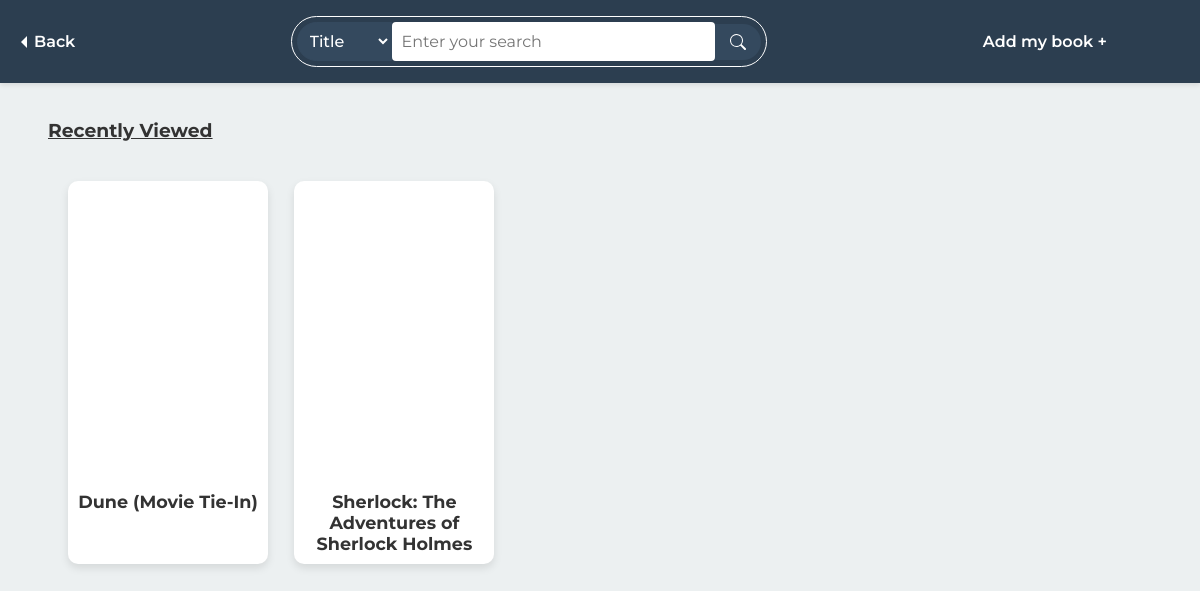
Before: /search/ (signed in) with the older database file.
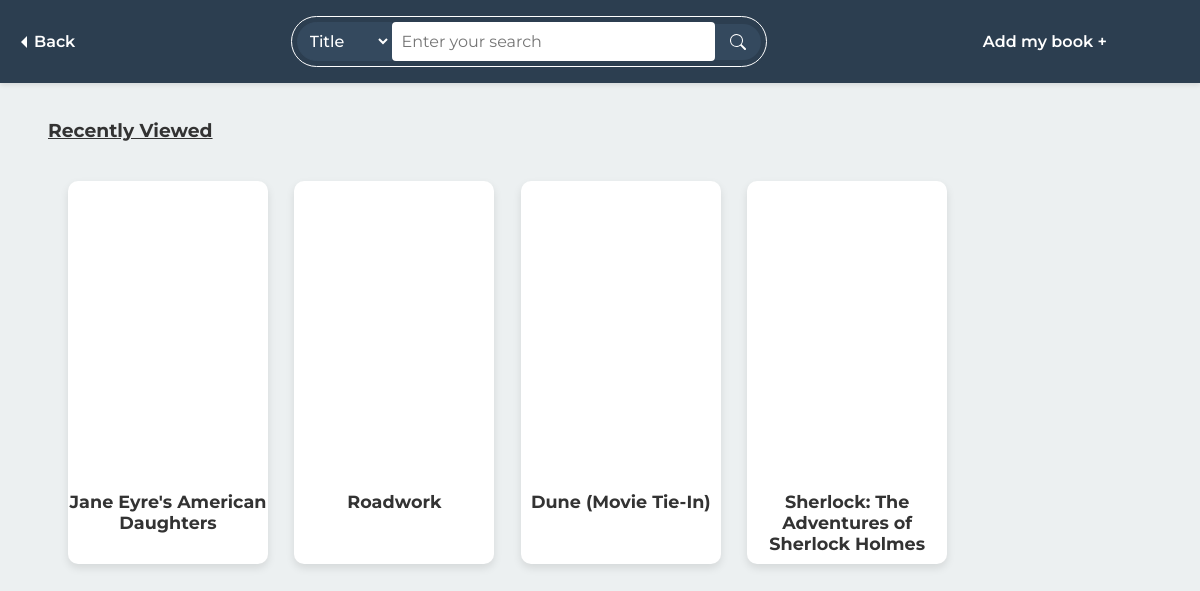
After: the same page with the newer database file.
### book/models.py (models this page shows)
class RecentlyViewed(models.Model):
    user = models.ForeignKey(User, on_delete=models.CASCADE)
    content_type = models.CharField(max_length=10, choices=[('book', 'Book'), ('movie', 'Movie'), ('show', 'Show')])
    item_id = models.CharField(max_length=20)  # ID книги/фільму/серіалу
    title = models.CharField(max_length=255)
    cover_image_url = models.URLField(blank=True, null=True)
    viewed_at = models.DateTimeField(default=now)
    class Meta:
        ordering = ['-viewed_at']
        unique_together = ('user', 'content_type', 'item_id')

### book/views.py (the view, shortened to what this page needs)
# urls.py: path('search/', views.book_search, name='book_search'),
@login_required
def book_search(request):
    results = []
    recently_viewed_books = RecentlyViewed.objects.filter(user=request.user, content_type='book').order_by('-viewed_at')[:20]
    form = BookSearchForm(request.GET)
    return render(request, 'book/book_search.html', {'form': form, 'results': results, 'recently_viewed_books': recently_viewed_books})

### book/forms.py
class BookSearchForm(forms.Form):
    query = forms.CharField(required=True, max_length=100, label="Search")
    search_by = forms.ChoiceField(
        choices=[('intitle', 'Title'), ('inauthor', 'Author'), ('subject', 'Genre')],
        required=True
    )

### book/templates/book/book_search.html (shortened to what this page needs)
{% extends 'book/search_base.html' %}
{% block back_button %}
<a href="javascript:history.back()" class="back_button">Back</a>
{% endblock %}
{% block input_form %}
<form method="get" action="{% url 'book_search' %}" class="book-search-form">
    <select name="search_by" class="search-by">
        <option value="intitle">Title</option>
    </select>
    <input  type="text" name="query" placeholder="Enter your search">
    <button class="search-button" type="submit">
        <svg xmlns="http://www.w3.org/2000/svg" width="16" height="16" fill="currentColor" class="bi bi-search" viewBox="0 0 16 16">
            <path d="M11.742 10.344a6.5 6.5 0 1 0-1.397 1.398h-.001q.044.06.098.115l3.85 3.85a1 1 0 0 0 1.415-1.414l-3.85-3.85a1 1 0 0 0-.115-.1zM12 6.5a5.5 5.5 0 1 1-11 0 5.5 5.5 0 0 1 11 0"/>
        </svg>
    </button>
</form>
<button  class="addmybook" onclick="openDialog()">Add my book +</button>
{% endblock %}
{% block book_content %}
        {% if request.GET.query %}
            <div class="content-grid">
                {% if results %}
                    {% for item in results %}
                        <div class="book-card">
                            <a href="{% url 'book_detail' item.id %}">
                            {% if item.volumeInfo.imageLinks %}
                                <div class="book-cover1" style="background-image: url('{{ item.volumeInfo.imageLinks.thumbnail }}');"></div>
                            {% else %}
                            <div class="default-picture"></div>
                            {% endif %}
                            <h3 class="book-title">{{ item.volumeInfo.title }}</h3>
                        </a>
                            <p class="book-author">
                                {% if item.volumeInfo.authors %}
                                    {{ item.volumeInfo.authors|join:", " }}
                                {% else %}
                                    Unknown Author
                                {% endif %}
                            </p>
                            <p class="book-year">
                                {% if item.volumeInfo.publishedDate %}
                                    {{ item.volumeInfo.publishedDate|slice:":4" }}
                                {% else %}
                                    Unknown Year
                                {% endif %}
                            </p>
                            <p class="book-description">
                                    {{ item.volumeInfo.description|truncatewords:20|striptags}}
                            </p>
                        </div>
                    {% endfor %}
                {% else %}
                        <p>No results found</p>
                {% endif %}
            </div>
            {% else %}
            <div class="recently-viewed">
                <h3 style="text-decoration: underline;">Recently Viewed</h3>
                <div class="content-grid">
                    {% for item in recently_viewed_books %}
                        <div class="book-card">
                            <a href="{% url 'book_detail' item.item_id %}">
                                {% if item.cover_image_url %}
                                    <div class="book-cover1" style="background-image: url('{{ item.cover_image_url }}');"></div>
                                {% else %}
                                    <div class="default-picture"></div>
                                {% endif %}
                                <h3 class="book-title">{{ item.title }}</h3>
                            </a>
                        </div>
                    {% endfor %}
                </div>
            </div>
        {% endif %}
{% endblock %}

### book/templates/book/search_base.html (shortened to what this page needs)
<!doctype html>
<html lang="en">
<head>
    {% load static %}
    <link rel="stylesheet" type="text/css" href="{% static 'book/book_search.css' %}">
    <link rel="stylesheet" type="text/css" href="{% static 'book/book_detail.css' %}">
    <link rel="stylesheet" type="text/css" href="{% static 'movie/movie_detail.css' %}">
</head>
<body>
    <header>
        <div class="container header-content">
            <div class="back_container">
                {% block back_button %}{% endblock %}
            </div>
            {% block input_form %}{% endblock %}
        </div>
    </header>
    <main>
         {% block book_content %}{% endblock %}
    </main>
</body>
</html>

### book/static/book/book_search.css (style rules this page uses)
:root { --primary-color: #2c3e50; --secondary-color: #34495e; --accent-color: #e74c3c; --text-color: #333; --light-bg: #ecf0f1; --white: #ffffff; }
.container { max-width: 100%; margin: 0 auto; padding: 0 20px; }
header { background-color: var(--primary-color); color: var(--white); padding: 1rem 0; box-shadow: 0 2px 5px rgba(0,0,0,0.1); }
.header-content { display: flex; justify-content: space-between; align-items: center; }
.back_button { position: relative; display: inline-block; background-color: transparent; padding: 14px; font-size: 16px; color: var(--white); text-decoration: none; font-family: 'Montserrat', sans-serif; font-weight: 600; transition: color 0.3s ease; border: none; cursor: pointer; border-radius: 8px; transition: background-color 0.3s ease; }
.back_container { position: relative; display: inline-block; }
.back_container::after { content: ''; position: absolute; right: 90%; top: 50%; transform: translateY(-50%); border: solid white; border-width: 6px 6px 6px 0; border-color: transparent white transparent transparent; }
.book-search-form { width: 40%; display: flex; align-items: center; border: 1px solid ; border-radius: 50px; padding: 5px 5px; min-width: none; }
.book-search-form input[type="text"], .book-search-form input { width: 40%; border: none; outline: none; padding: 10px; font-size: 16px; flex: 1; font-family: 'Montserrat', sans-serif; }
.search-button { background-color: #34495e; border: none; padding: 10px 15px; color: #ffffff; margin: 0; cursor: pointer; border-radius: 0 50px 50px 0; display: flex; align-items: center; justify-content: center; min-width: none; }
.search-button svg { fill: #ffffff; transition: fill 0.3s ease; }
.content-grid { margin-right: 3%; display: grid; grid-template-columns: repeat( auto-fill, minmax(200px, 1fr)); gap: 20px; padding: 20px; margin: 0 auto; justify-content: flex-start; max-width: 100%; }
.book-card { background-color: #fff; border-radius: 10px; box-shadow: 0 4px 8px rgba(0, 0, 0, 0.1); overflow: hidden; text-align: center; font-family: 'Montserrat', sans-serif; transition: transform 0.3s ease; width: 200px; }
.recently-viewed { margin-top: 3%; margin-left: 4%; }
.book-cover1 { background-image: url('book/media/default_book.jpg'); width: 100%; height: 300px; background-size: cover; background-position: center; }
.book-title { text-decoration: none; color: var(--text-color); font-size: 1.1em; margin: 10px 0; }
a { text-decoration: none; }
input[type="text"], select { padding: 8px; font-size: 16px; border: 1px solid #ccc; border-radius: 4px; outline: none; }
.addmybook { padding: 10px 15px; background-color: transparent; font-family: 'Montserrat', sans-serif; font-weight: 600; margin-right: 5%; color: var(--white); border: none; border-radius: 10px; cursor: pointer; font-size: 16px; }
.search-by { background-color: var(--secondary-color); color: var(--white); font-weight: 500; border-color: var(--secondary-color); border-radius: 50px 0 0 50px; font-family: 'Montserrat', sans-serif; }

### book/static/book/book_detail.css (style rules this page uses)
:root { --primary-color: #2c3e50; --secondary-color: #34495e; --accent-color: #e74c3c; --text-color: #333; --light-bg: #ecf0f1; --white: #ffffff; }
body { font-family: 'Montserrat', sans-serif; background-color: var(--light-bg); color: var(--text-color); margin: 0; padding: 0; }

### movie/static/movie/movie_detail.css (style rules this page uses)
:root { --primary-color: #2c3e50; --secondary-color: #34495e; --accent-color: #e74c3c; --text-color: #333; --light-bg: #ecf0f1; --white: #ffffff; }
body { font-family: 'Montserrat', sans-serif; background-color: var(--light-bg); color: var(--text-color); margin: 0; padding: 0; }

Changed rows visible on the page:
added RecentlyViewed: title "Jane Eyre's American Daughters"
added RecentlyViewed: title "Roadwork"
